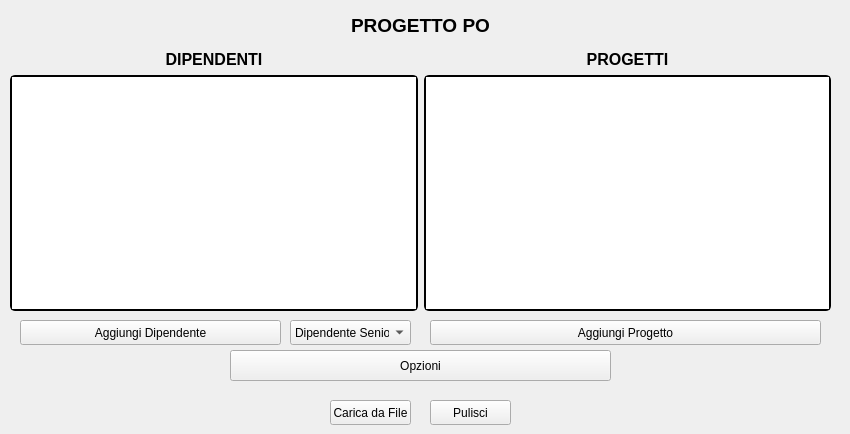
    <widget class="QWidget" name="HomePage">
     <widget class="QLabel" name="label">
      <property name="geometry">
       <rect>
        <x>0</x>
        <y>10</y>
        <width>841</width>
        <height>31</height>
       </rect>
      </property>
      <property name="toolTip">
       <string>label</string>
      </property>
      <property name="text">
       <string>&lt;html&gt;&lt;head/&gt;&lt;body&gt;&lt;p align=&quot;center&quot;&gt;&lt;span style=&quot; font-size:14pt; font-weight:600;&quot;&gt;PROGETTO PO&lt;/span&gt;&lt;/p&gt;&lt;/body&gt;&lt;/html&gt;</string>
      </property>
     </widget>
     <widget class="QWidget" name="layoutWidget">
      <property name="geometry">
       <rect>
        <x>10</x>
        <y>50</y>
        <width>821</width>
        <height>261</height>
       </rect>
      </property>
      <layout class="QHBoxLayout" name="horizontalLayout_3">
       <item>
        <layout class="QVBoxLayout" name="verticalLayout">
         <item>
          <widget class="QLabel" name="label_3">
           <property name="toolTip">
            <string>label</string>
           </property>
           <property name="text">
            <string>&lt;html&gt;&lt;head/&gt;&lt;body&gt;&lt;p align=&quot;center&quot;&gt;&lt;span style=&quot; font-size:12pt; font-weight:600;&quot;&gt;DIPENDENTI&lt;/span&gt;&lt;/p&gt;&lt;/body&gt;&lt;/html&gt;</string>
           </property>
          </widget>
         </item>
         <item>
          <widget class="QListWidget" name="listWidget_Dipendenti">
           <property name="toolTip">
            <string>Tutti i dipendenti</string>
           </property>
           <property name="styleSheet">
            <string notr="true">border: 2px solid black;
border-radius: 5%;</string>
           </property>
          </widget>
         </item>
        </layout>
       </item>
       <item>
        <layout class="QVBoxLayout" name="verticalLayout_2">
         <item>
          <widget class="QLabel" name="label_4">
           <property name="toolTip">
            <string>label</string>
           </property>
           <property name="text">
            <string>&lt;html&gt;&lt;head/&gt;&lt;body&gt;&lt;p align=&quot;center&quot;&gt;&lt;span style=&quot; font-size:12pt; font-weight:600;&quot;&gt;PROGETTI&lt;/span&gt;&lt;/p&gt;&lt;/body&gt;&lt;/html&gt;</string>
           </property>
          </widget>
         </item>
         <item>
          <widget class="QListWidget" name="listWidget_Progetti">
           <property name="toolTip">
            <string>Tutti i progetti</string>
           </property>
           <property name="styleSheet">
            <string notr="true">border: 2px solid black;
border-radius: 5%;</string>
           </property>
          </widget>
         </item>
        </layout>
       </item>
      </layout>
     </widget>
     <widget class="QPushButton" name="Opzioni_btn">
      <property name="geometry">
       <rect>
        <x>230</x>
        <y>350</y>
        <width>381</width>
        <height>31</height>
       </rect>
      </property>
      <property name="sizePolicy">
       <sizepolicy hsizetype="Minimum" vsizetype="Fixed">
        <horstretch>0</horstretch>
        <verstretch>0</verstretch>
       </sizepolicy>
      </property>
      <property name="minimumSize">
       <size>
        <width>0</width>
        <height>0</height>
       </size>
      </property>
      <property name="toolTip">
       <string>Pagina dei metodi</string>
      </property>
      <property name="text">
       <string>Opzioni</string>
      </property>
     </widget>
     <widget class="QPushButton" name="CaricaDaFile_btn">
      <property name="geometry">
       <rect>
        <x>330</x>
        <y>400</y>
        <width>81</width>
        <height>25</height>
       </rect>
      </property>
      <property name="sizePolicy">
       <sizepolicy hsizetype="Minimum" vsizetype="Fixed">
        <horstretch>0</horstretch>
        <verstretch>0</verstretch>
       </sizepolicy>
      </property>
      <property name="toolTip">
       <string>Carica informazioni da file -txt</string>
      </property>
      <property name="text">
       <string>Carica da File</string>
      </property>
     </widget>
     <widget class="QPushButton" name="AggiungiProgetto_btn">
      <property name="geometry">
       <rect>
        <x>430</x>
        <y>320</y>
        <width>391</width>
        <height>25</height>
       </rect>
      </property>
      <property name="sizePolicy">
       <sizepolicy hsizetype="Minimum" vsizetype="Fixed">
        <horstretch>0</horstretch>
        <verstretch>0</verstretch>
       </sizepolicy>
      </property>
      <property name="minimumSize">
       <size>
        <width>0</width>
        <height>0</height>
       </size>
      </property>
      <property name="toolTip">
       <string>Aggiungi un progetto</string>
      </property>
      <property name="text">
       <string>Aggiungi Progetto</string>
      </property>
     </widget>
     <widget class="QPushButton" name="AggiungiDipendente_btn">
      <property name="geometry">
       <rect>
        <x>20</x>
        <y>320</y>
        <width>261</width>
        <height>25</height>
       </rect>
      </property>
      <property name="sizePolicy">
       <sizepolicy hsizetype="Minimum" vsizetype="Fixed">
        <horstretch>0</horstretch>
        <verstretch>0</verstretch>
       </sizepolicy>
      </property>
      <property name="minimumSize">
       <size>
        <width>0</width>
        <height>0</height>
       </size>
      </property>
      <property name="toolTip">
       <string>Aggiungi un dipendente</string>
      </property>
      <property name="text">
       <string>Aggiungi Dipendente</string>
      </property>
     </widget>
     <widget class="QComboBox" name="DipendenteTypeComboBox">
      <property name="geometry">
       <rect>
        <x>290</x>
        <y>320</y>
        <width>121</width>
        <height>25</height>
       </rect>
      </property>
      <property name="sizePolicy">
       <sizepolicy hsizetype="Minimum" vsizetype="Fixed">
        <horstretch>0</horstretch>
        <verstretch>0</verstretch>
       </sizepolicy>
      </property>
      <property name="minimumSize">
       <size>
        <width>0</width>
        <height>0</height>
       </size>
      </property>
      <property name="maximumSize">
       <size>
        <width>16777215</width>
        <height>16777215</height>
       </size>
      </property>
      <property name="toolTip">
       <string>Scegli il tipo di dipendente che vuoi aggiungere</string>
      </property>
      <item>
       <property name="text">
        <string>Dipendente Senior</string>
       </property>
      </item>
      <item>
       <property name="text">
        <string>Dipendente Junior</string>
       </property>
      </item>
     </widget>
     <widget class="QPushButton" name="Clean_btn">
      <property name="geometry">
       <rect>
        <x>430</x>
        <y>400</y>
        <width>81</width>
        <height>25</height>
       </rect>
      </property>
      <property name="toolTip">
       <string>Svuota le liste</string>
      </property>
      <property name="text">
       <string>Pulisci</string>
      </property>
     </widget>
    </widget>
